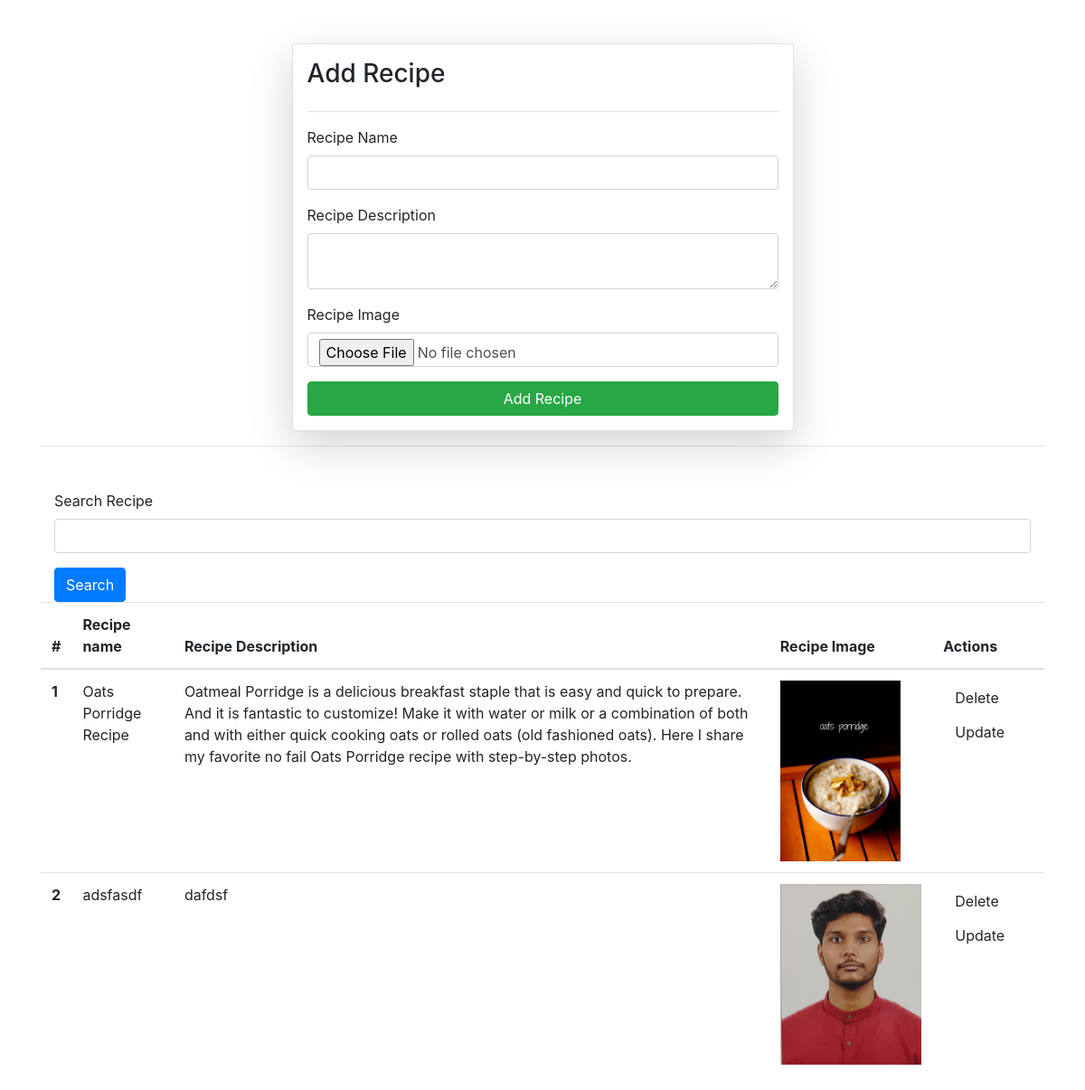
The app's page /recipes/ with its own data.
### vege/models.py (models this page shows)
class Recipe(models.Model):
    recipe_name = models.CharField(max_length=100)
    recipe_description = models.TextField()
    recipe_image = models.ImageField(upload_to="recipe")

### vege/views.py (the view, shortened to what this page needs)
# urls.py: path('recipes/', recipes, name="recipes"),
def recipes(request):
    queryset = Recipe.objects.all()
    if request.GET.get('search_recipe'):
        queryset = queryset.filter(recipe_name__icontains=request.GET.get('search_recipe'))
    context = {'recipes': queryset}
    return render(request, "recipes.html", context)

### vege/templates/recipes.html (shortened to what this page needs)
<!DOCTYPE html>
<html lang="en">
<head>
    <link rel="stylesheet" href="https://cdn.jsdelivr.net/npm/bootstrap@4.2.1/dist/css/bootstrap.min.css"
>
</head>
<body>
<div class="container mt-5">
    <form class="col-6 mx-auto card p-3 shadow-lg" method="post" enctype="multipart/form-data">
        <h3>Add Recipe</h3>
        <hr>
        <div class="mb-3">
            <label class="form-label">Recipe Name</label>
            <input name="recipe_name" type="text" class="form-control">
        </div>
        <div class="mb-3">
            <label class="form-label">Recipe Description</label>
            <textarea name="recipe_description" class="form-control"></textarea>
        </div>
        <div class="mb-3">
            <label class="form-label">Recipe Image</label>
            <input name="recipe_image" type="file" class="form-control">
        </div>
        <button type="submit" class="btn btn-success">Add Recipe</button>
    </form>
<hr>
    <div class="container mt-5">
        <form>
            <div class="mb-3">
                <label class="form-label">Search Recipe</label>
            <input name="search_recipe" type="text" class="form-control">
            </div>
            <button type="submit" class="btn btn-primary">Search</button>
        </form>
    </div>
    <table class="table">
        <thead>
        <tr>
            <th scope="col">#</th>
            <th scope="col">Recipe name</th>
            <th scope="col">Recipe Description</th>
            <th scope="col">Recipe Image</th>
            <th scope="col">Actions</th>
        </tr>
        </thead>
        <tbody>
        {% for recipe in recipes %}
        <tr>
            <th scope="row">{{ forloop.counter}}</th>
            <td>{{ recipe.recipe_name }}</td>
            <td>{{ recipe.recipe_description }}</td>
            <td>
                <img src="/media/{{ recipe.recipe_image }}" style="height:200px">
                </td>
             <td>
                 <a href="/delete-recipe/{{recipe.id}}/" class="btn btndanger">Delete</a>
                 <a href="/update-recipe/{{recipe.id}}/" class="btn btnsuccess">Update</a>
             </td>
        </tr>
        {% endfor %}
        </tbody>
    </table>
</div>
</body>
</html>

### records on screen
Recipe: recipe_name "Oats Porridge Recipe", recipe_description "Oatmeal Porridge is a delicious breakfast staple that is easy and quick to prepare. And it is fantastic to customize! Make it with water or milk or a combination of both and with either quick cooking oats or rolled oats (old fashioned oats). Here I share my favorite no fail Oats Porridge recipe with step-by-step photos.", recipe_image (picture)
Recipe: recipe_name "adsfasdf", recipe_description "dafdsf", recipe_image (picture)
